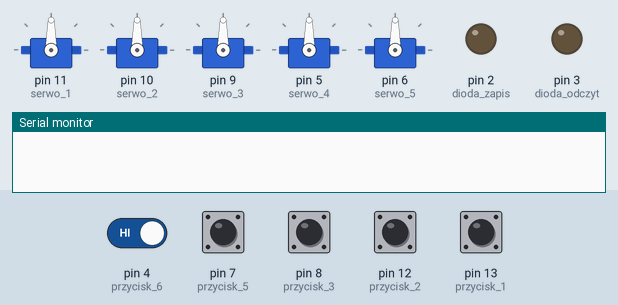
This sketch was run on a simulated Arduino Uno, built with avr-gcc and run on an emulated ATmega328P. On the bench: 5 × servo, output pins drawn as LEDs (lit = HIGH), the last lines printed to the serial monitor. Inputs (shaded band) come from the test bench; at power-on: pin 4 (przycisk_6), pin 7 (przycisk_5), pin 8 (przycisk_3), pin 12 (przycisk_2), pin 13 (przycisk_1) HIGH. Pins used as bus, display or sensor lines are not drawn.

Above: at 1.2 s.
1.3 s: pin 4 (przycisk_6) driven LOW
At 1.52 s:
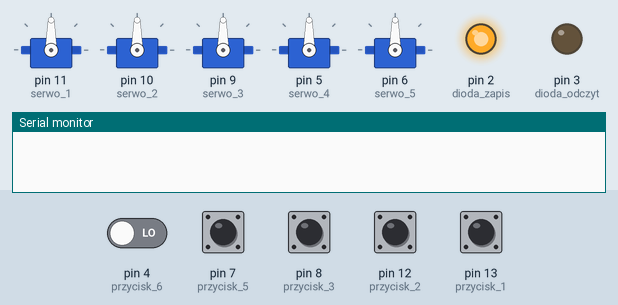
At 3.6 s:
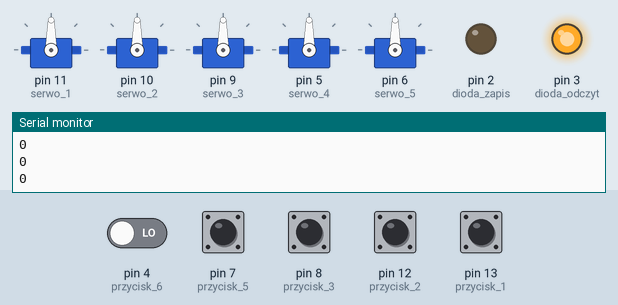
Timing chart, 0 to 5.1 s (numbered marks = the images above; inputs shaded):
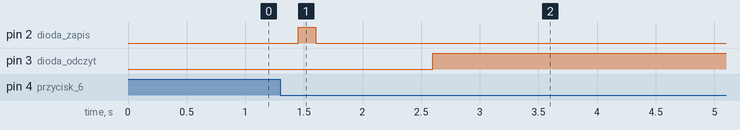

The sketch:

manipulator.ino
```cpp
/*
 https://github.com/Grzesiek96/manipulator
 Jest to jedna z początkowych wersji mojej pracy przejściowej.
 Jest to program obsługujący sterowanie manipulatorem 5 osiowym.
 Każde ramie jest sterowane oddzielnie (wybór ramienia za pomocą przycisku).
 Jest to robot, którego naucza się wykonywania ruchów wg. określonej trajektorii a następnie te ruchy są odtwarzane.
 Praca robota dzieli się na 3 fazy - ruchy ustawcze, nauka oraz odtwarzanie ruchów.
 Kod jest stworzony pod Arduino Uno i korzysta z wbudowanych bibliotek.
 */
#include <Servo.h> // dołaczenie biblioteki sterującej serwami
//deklaracja poszczegolnych serw(kazde serwo odpowiada za oddzielne ramie)
Servo serwo1;
Servo serwo2;
Servo serwo3;
Servo serwo4;
Servo serwo5;//odpowiada za chwytak
//tablica przechowujaca poszczegolne serwa
Servo tablica_serw[5] = {serwo1, serwo2, serwo3, serwo4, serwo5};

//===================deklaracjacja pinow arduino do poszczegolnyh zmiennych=============
//przyciski sterujace wyborem ramienia
#define przycisk_1 13
#define przycisk_2 12
#define przycisk_3 8
#define przycisk_4 0
#define przycisk_5 7 // chwytak
#define przycisk_6 4 // pozwalajacy na zmiane fazy pracy (wyrozniamy 3 fazy "ruchy ustawcze", "nauczenie", "odwzorowanie ruchu"
#define potencjometr A0 //odczyt analogowy z potencjometru do sterowania
//deklaracja pinow sterujacych serw
#define serwo_1 11
#define serwo_2 10
#define serwo_3 9
#define serwo_4 5
#define serwo_5 6
//deklaracja diód sygnalizujacych obecną faze pracy
#define dioda_ustawczy 1
#define dioda_zapis 2
#define dioda_odczyt 3
//======================== struktury przechowujace polozenia oraz kolejnosc wyboru ramion ===========
typedef struct pamiec_serwa{//struktura przechowujaca nauczone polozenia serw
  int rozmiar = 100;//rozmiar tabeli
  int indeks = 0;//obecny indeks tabeli
  int *wskaznik;//wskaźnik do komórki tabeli
};
struct tablica_pamieci{//struktura przechowujaca tabele położeń
  int rozmiar;//rozmiar tabeli
  struct wskaznik *wskaznik;//odwolanie do wskaźnika pamieci_serw
};
//=================== zmienne globalne====================
int ilosc_wcisniec = 0;//do zliczania klikniec serw do pamieci (oprocz serwa)
int ilosc_wcisniec2 = 0;// zlicza wszystkie klikniecia
int numer_serwa = 0;//przechowuje numer aktualnie pracującego serwa
int faza_pracy = 0;//przechowuje numer aktualnej fazy pracy
int tablica_wcisniec[10];//tablica przechowujaca kolejnosc wciśnięć s
int *wsk_kolejnosc = tablica_wcisniec;
int otwarcie_chwytaka = 1;//chwytak otwarty
int ostatnia_pozycja[5]; //tablica do zapamiętywania ostatnich pozycji ruchów ustawczych
int *ostatnia = ostatnia_pozycja;

//tablice do przechowywania odczytow z potencjometru
int tablica1[100];
int tablica2[100];
int tablica3[100];
int tablica4[100];
int tablica5[100];

pamiec_serwa tablica_pam[5];//globalna deklaracja tablicy struktur
//================= funkcje przyciskow (zliczajace klikniecia) - do wyboru ktorym serwem chcemy sterowac =========
void przycisk1(){
  if(digitalRead(przycisk_1) == LOW){
    tablica_wcisniec[ilosc_wcisniec2] = 1;
    ilosc_wcisniec++;//jest to ilosc wcisniec dla serw ktorych polozenie jest zapisywane
    ilosc_wcisniec2++;//ilosc wcisniec wszystkich serw
    numer_serwa = 1;
  }
}
void przycisk2(){
  if(digitalRead(przycisk_2) == LOW){
    tablica_wcisniec[ilosc_wcisniec2] = 2;
    ilosc_wcisniec++;
    ilosc_wcisniec2++;
    numer_serwa = 2;
  }
}
void przycisk3(){
  if(digitalRead(przycisk_3) == LOW){
    tablica_wcisniec[ilosc_wcisniec2] = 3;
    ilosc_wcisniec++;
    ilosc_wcisniec2++;
    numer_serwa = 3;
  }
}

void przycisk4(){
  if(digitalRead(przycisk_4) == LOW){
    tablica_wcisniec[ilosc_wcisniec2] = 4;
    ilosc_wcisniec++;
    ilosc_wcisniec2++;
    numer_serwa = 4;
  }
}
void przycisk5(){//przycisk odpowiedzialny za chwytanie
  if(digitalRead(przycisk_5) == LOW){
    tablica_wcisniec[ilosc_wcisniec2] = 5;
    ilosc_wcisniec2++;
    numer_serwa = 5;
  }
}
//=========== funkcja zmieniajaca faze pracy ======
int przycisk6(){
  if(digitalRead(przycisk_6) == LOW){
    faza_pracy++;
    delay(150);
    return 6;
  }
}
//wyswietlanie
void wyswietlanie(int ilosc_wcisniec){
  if(ilosc_wcisniec == 5){
    for(int i = 0; i <5; i++){
      Serial.println(tablica_wcisniec[i]);
      delay(1000);
    }
  }
}
//===================funkcje obslugujace sterowanie robota=============
//funkcja zapisująca poszczególne położenia robota "nauczanie"
void zapis_polozen(int numer_serwa, int ilosc_wcisniec){
  while(ilosc_wcisniec>=1 and ilosc_wcisniec <= 5){
    int a = numer_serwa -1;//zmienna sluzaca do odwolywania sie do tablicy serw
    int numer = ilosc_wcisniec- 1; // zmienna sluzaca do odwolywania sie do tablicy pamieci serw
    if(tablica_pam[numer].indeks >= tablica_pam[numer].rozmiar){
      //digitalWrite(dioda_zapis,LOW);
      Serial.println("zapis skonczony");
      break;
    }
    Serial.println(a);
    int wartosc = 0;
    int NewAnalogOut = 0;
    wartosc = analogRead(potencjometr);
    NewAnalogOut = map(wartosc,0,1023,0,180);
    *tablica_pam[numer].wskaznik = NewAnalogOut;//zapis do pamieci
    tablica_serw[a].write(NewAnalogOut);
    Serial.println(NewAnalogOut);
    int b = *tablica_pam[numer].wskaznik;
    Serial.println(b);
    *tablica_pam[numer].wskaznik++;  //zapisuje numer do
    tablica_pam[numer].indeks++;
    delay(100);//opoznienie, ktore powoduje zmniejszenie szybkosci zapisu położeń do tabeli
  }
}
//funkcja sterujaca owieraniem i zamykaniem chwytaka
void ruch_chwytaka(int otwarcie_chwytaka){
    if(otwarcie_chwytaka == 1){
      serwo5.write(160);//pozycja odpowiadajaca otwarciu
      otwarcie_chwytaka = 0;
      numer_serwa = 0;
    }
      else{
      serwo5.write(20);//pozycja odpowiadajaca zamknieciu
      otwarcie_chwytaka = 1;
      numer_serwa = 0;
    }
}
//funkcja odczytu
void odczyt_polozen(int a, int tablica_wcisniec[]){//jest to wskaznik do numeru serwa
  int c = tablica_wcisniec[a];
  delay(100);
     while(1){
      if(tablica_pam[a].indeks > tablica_pam[a].rozmiar){
        *wsk_kolejnosc++;//wskaznik do tablicy wscisniec (gdy zostanie zczytana pierwsza komorka tabeli przechowujacej tabele wskaznik zostanie przesuniety na następną komórkę
        break;
      }
        Serial.println(*wsk_kolejnosc);//jest to wskaznik do tablicy ktora przechowuje kolejnosc zapisanych serw
        tablica_serw[*wsk_kolejnosc - 1].write(*tablica_pam[a].wskaznik);
        int b =*tablica_pam[a].wskaznik;
        Serial.println(b);
        delay(100);
        *tablica_pam[a].wskaznik++;
        tablica_pam[a].indeks++;
      }
}
//funkcja sluzaca do ustawiania ruchów ustawczych robota
void ruchy_ustawcze(int numer_serwa){//funkcja do ustawienia ramion robota we właściwych pozycjach oraz zapisujaca pozycje koncowe
      int a = numer_serwa-1;
      int wartosc = 0;
      int NewAnalogOut = 0;
      wartosc = analogRead(potencjometr);
      NewAnalogOut = map(wartosc,0,1023,0,180);
      Serial.println(NewAnalogOut);
      tablica_serw[a].write(NewAnalogOut);
      ostatnia_pozycja[a] = NewAnalogOut ;//ostatnia pozycja przed wybraniem kolejnego ramienia (robot będzie musiał do niej wrócić, tak aby mógł wykonać nauczone ruchy z pozycji początkowych)
      delay(100);
}
//funkcja wykonujaca powrot ramion do "pozycji poczatkowych"
void powrot_do_poczatkowych(){
  for(int i = 0; i<5; i++){
    tablica_serw[i].write(*ostatnia);//wskaznik ostatnia jest do tablicy ostatnia_pozycja, która służy do odczytu pozycji koncowych serw
    *ostatnia++;
    delay(200);
  }
}
void setup() {
Serial.begin(9600);//ustawienie czestotliwosci probkowania dla portu szeregowego
// =============== definicja typow poszczegolnych pinow ==============
pinMode(potencjometr,INPUT);
pinMode(dioda_ustawczy,OUTPUT);
pinMode(dioda_zapis,OUTPUT);
pinMode(dioda_odczyt,OUTPUT);
pinMode(przycisk_1, INPUT_PULLUP);
pinMode(przycisk_2,INPUT_PULLUP);
pinMode(przycisk_3,INPUT_PULLUP);
pinMode(przycisk_4,INPUT_PULLUP);
pinMode(przycisk_5,INPUT_PULLUP);
// ============ definicja przypisania serw to poszczegolnych pinow
serwo1.attach(serwo_1);
serwo2.attach(serwo_2);
serwo3.attach(serwo_3);
serwo4.attach(serwo_4);
serwo5.attach(serwo_5);
//=========definicja wskaznikow do struktur przechowujacych pamiec serw ====
tablica_pam[0].wskaznik = &tablica1[0];
tablica_pam[1].wskaznik = &tablica2[0];
tablica_pam[2].wskaznik = &tablica3[0];
tablica_pam[3].wskaznik = &tablica4[0];
tablica_pam[4].wskaznik = &tablica5[0];
}

void loop() {
  // ============= wybor ramienia, którym chcemy wykonać ruch ustawczy =========
  przycisk1();
  przycisk2();
  przycisk3();
  przycisk4();
  przycisk5();
//jesli nastapi nacisniecie przycisku 6 i faza pracy się zmieni to pętla zostanie opuszczona
  while(1){
    if(faza_pracy == 1){
      digitalWrite(dioda_ustawczy, LOW);
      ilosc_wcisniec = 0;
      ilosc_wcisniec2 = 0;//zerowanie tabeli wcisniec
      numer_serwa = 0;
      break;
    }
    digitalWrite(dioda_ustawczy, HIGH); // dioda sygnalizujaca
    przycisk1();
    przycisk2();
    przycisk3();
    przycisk4();
    przycisk5();
    przycisk6();

    if(numer_serwa != 0)
    ruchy_ustawcze(numer_serwa);
  }

  //============= druga faza pracy ===============
  while (1){
    if(faza_pracy == 2){
      digitalWrite(dioda_zapis,LOW);
      tablica_pam[0].wskaznik = &tablica1[0];
      tablica_pam[1].wskaznik = &tablica2[0];
      tablica_pam[2].wskaznik = &tablica3[0];
      tablica_pam[3].wskaznik = &tablica4[0];
      tablica_pam[4].wskaznik = &tablica5[0];
      tablica_pam[0].indeks = 0;
      tablica_pam[1].indeks = 0;
      tablica_pam[2].indeks = 0;
      tablica_pam[3].indeks = 0;
      tablica_pam[4].indeks = 0;
      break;//po zakonczeniu zapisu nastepuje ustawienie wskaznikow na pierwsze komórki tabel do zapisu (w celu ich odczytu)
    }
    digitalWrite(dioda_zapis, HIGH);
    przycisk1();
    przycisk2();
    przycisk3();
    przycisk4();
    przycisk5();
    przycisk6();
    Serial.println("ilosc wcisniec");
    Serial.println(ilosc_wcisniec);
    Serial.println(numer_serwa);
    if(numer_serwa == 5){
      ruch_chwytaka(otwarcie_chwytaka);
    }
      else
      zapis_polozen(numer_serwa, ilosc_wcisniec);
    }
//====== powrot do pozycji poczatkowych ===============
    powrot_do_poczatkowych();
    Serial.println("wrocilem");
//========== odczyt pozycji serw ================
    while(1){
      if(faza_pracy == 3){
        digitalWrite(dioda_odczyt,LOW);//po wykonaniu zadania następuje powrót do początku programu i wyzerowanie flag
        ilosc_wcisniec = 0;
        ilosc_wcisniec2 = 0;
        numer_serwa = 0;
        faza_pracy = 0;
        break;
      }
      digitalWrite(dioda_odczyt, HIGH);
      przycisk6();
      for(int i = 0; i <5; i++){//ilosc wykonan petli zalezy od liczby tabel
        odczyt_polozen(i,tablica_wcisniec[i]);
      }
    }
}
```

Measured:
- after the input at 1.3 s, pin 2 (dioda_zapis): LOW → HIGH after 0.15 s, → LOW 0.15 s later; pin 3 (dioda_odczyt): LOW → HIGH after 1.3 s
